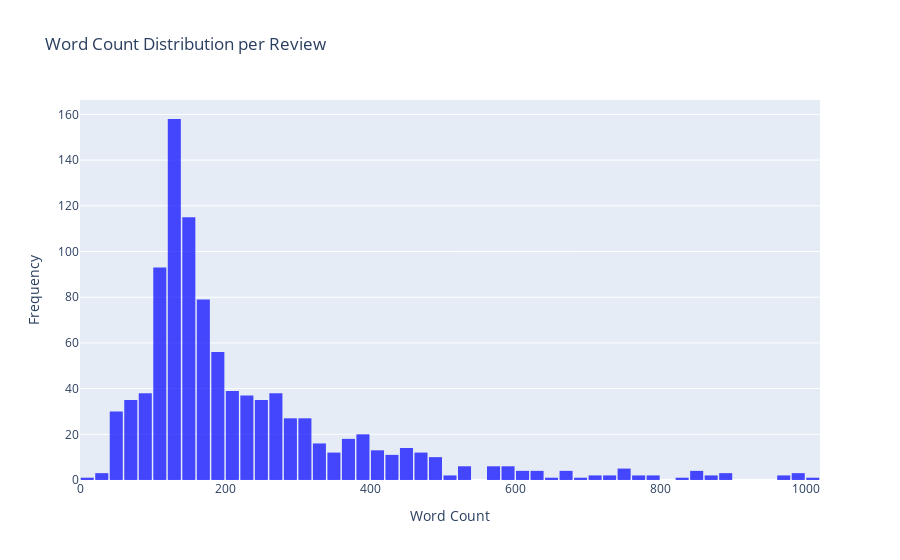

Source (notebook cell):
### Code cell
# Visualize Data Characteristics
# 1. Word Count Distribution per Review
train_data["word_count"] = train_data["review"].apply(lambda x: len(x.split()))

# Plotting with Plotly
fig = go.Figure()
fig.add_trace(
    go.Histogram(
        x=train_data["word_count"], nbinsx=50, marker_color="blue", opacity=0.7
    )
)

# Setting titles and labels
fig.update_layout(
    title="Word Count Distribution per Review",
    xaxis_title="Word Count",
    yaxis_title="Frequency",
    bargap=0.1,
)

fig.show()

### Figure 1 — Plotly figure (JSON) as saved in the notebook; plotly's stock layout.template omitted (floating-point values rounded to 4 significant figures; data arrays with more than 128 entries replaced by an {"elided": "..."} marker saying what was removed)
{"data": [{"marker": {"color": "blue"}, "nbinsx": 50, "opacity": 0.7, "type": "histogram", "x": {"elided": "1000 int values"}}], "layout": {"bargap": 0.1, "title": {"text": "Word Count Distribution per Review"}, "xaxis": {"title": {"text": "Word Count"}}, "yaxis": {"title": {"text": "Frequency"}}}}
